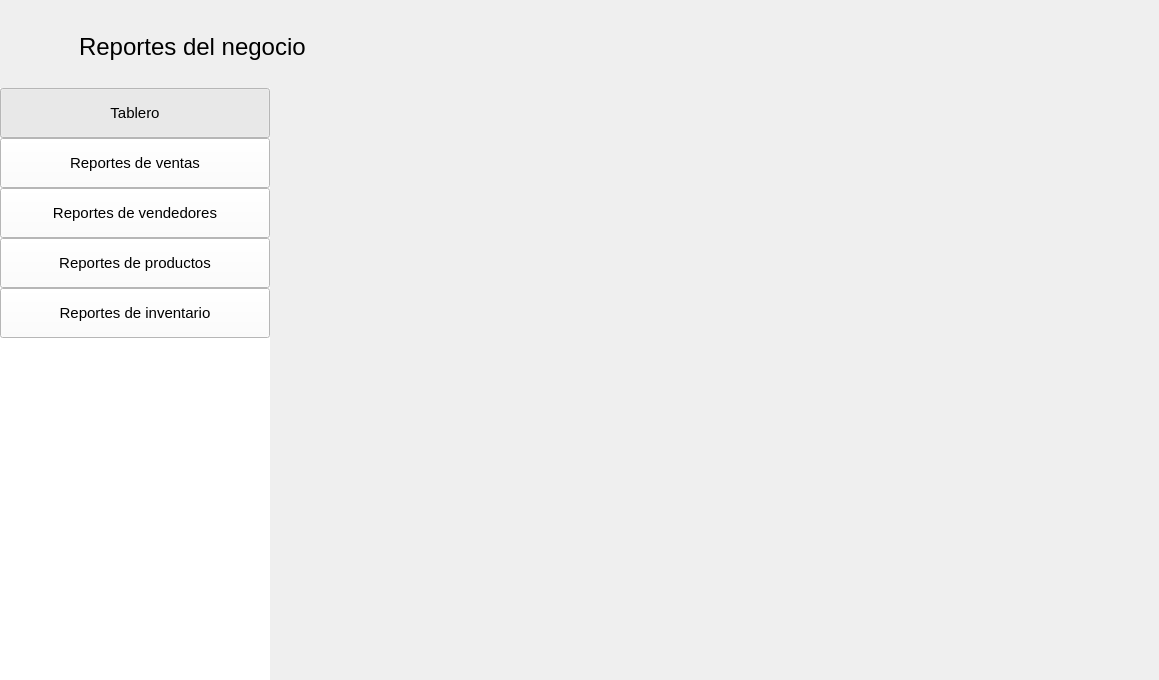
<?xml version="1.0" encoding="UTF-8"?>
<ui version="4.0">
 <class>Reportes</class>
 <widget class="QWidget" name="Reportes">
  <property name="geometry">
   <rect>
    <x>0</x>
    <y>0</y>
    <width>1159</width>
    <height>680</height>
   </rect>
  </property>
  <property name="windowTitle">
   <string>Form</string>
  </property>
  <layout class="QGridLayout" name="gridLayout">
   <property name="leftMargin">
    <number>0</number>
   </property>
   <property name="rightMargin">
    <number>0</number>
   </property>
   <property name="bottomMargin">
    <number>0</number>
   </property>
   <property name="horizontalSpacing">
    <number>0</number>
   </property>
   <item row="0" column="0" colspan="2" alignment="Qt::AlignLeft">
    <widget class="QFrame" name="frame">
     <property name="minimumSize">
      <size>
       <width>0</width>
       <height>71</height>
      </size>
     </property>
     <property name="styleSheet">
      <string notr="true">QFrame { border: none; }</string>
     </property>
     <property name="frameShape">
      <enum>QFrame::StyledPanel</enum>
     </property>
     <property name="frameShadow">
      <enum>QFrame::Raised</enum>
     </property>
     <layout class="QHBoxLayout" name="horizontalLayout">
      <property name="spacing">
       <number>20</number>
      </property>
      <property name="leftMargin">
       <number>27</number>
      </property>
      <property name="rightMargin">
       <number>18</number>
      </property>
      <item>
       <widget class="QPushButton" name="btRegresar">
        <property name="cursor">
         <cursorShape>PointingHandCursor</cursorShape>
        </property>
        <property name="styleSheet">
         <string notr="true">QPushButton {
        background-color: transparent;
        border: none;
        padding: 0px;
    }
    QPushButton:hover {
        background-color: rgba(255, 255, 255, 0);
    }
    QPushButton:pressed {
        background-color: rgba(255, 255, 255, 0);
    }</string>
        </property>
        <property name="text">
         <string notr="true"/>
        </property>
        <property name="icon">
         <iconset resource="../resources.qrc">
          <normaloff>:/img/resources/images/leftarrow.png</normaloff>:/img/resources/images/leftarrow.png</iconset>
        </property>
        <property name="iconSize">
         <size>
          <width>40</width>
          <height>40</height>
         </size>
        </property>
        <property name="flat">
         <bool>true</bool>
        </property>
       </widget>
      </item>
      <item>
       <widget class="QLabel" name="lbTitulo">
        <property name="minimumSize">
         <size>
          <width>211</width>
          <height>41</height>
         </size>
        </property>
        <property name="font">
         <font>
          <pointsize>18</pointsize>
         </font>
        </property>
        <property name="text">
         <string>Reportes del negocio</string>
        </property>
       </widget>
      </item>
     </layout>
    </widget>
   </item>
   <item row="1" column="0">
    <widget class="QFrame" name="frame_4">
     <property name="minimumSize">
      <size>
       <width>270</width>
       <height>591</height>
      </size>
     </property>
     <property name="styleSheet">
      <string notr="true">background-color: rgb(255, 255, 255);</string>
     </property>
     <layout class="QVBoxLayout" name="verticalLayout">
      <property name="spacing">
       <number>0</number>
      </property>
      <property name="leftMargin">
       <number>0</number>
      </property>
      <property name="topMargin">
       <number>0</number>
      </property>
      <property name="rightMargin">
       <number>0</number>
      </property>
      <property name="bottomMargin">
       <number>0</number>
      </property>
      <item alignment="Qt::AlignTop">
       <widget class="QFrame" name="frame_3">
        <property name="styleSheet">
         <string notr="true">QFrame { border: none; }</string>
        </property>
        <layout class="QVBoxLayout" name="verticalLayout_2">
         <property name="spacing">
          <number>0</number>
         </property>
         <property name="leftMargin">
          <number>0</number>
         </property>
         <property name="topMargin">
          <number>0</number>
         </property>
         <property name="rightMargin">
          <number>0</number>
         </property>
         <property name="bottomMargin">
          <number>0</number>
         </property>
         <item>
          <widget class="QPushButton" name="btVentas">
           <property name="sizePolicy">
            <sizepolicy hsizetype="Minimum" vsizetype="Expanding">
             <horstretch>0</horstretch>
             <verstretch>0</verstretch>
            </sizepolicy>
           </property>
           <property name="minimumSize">
            <size>
             <width>250</width>
             <height>50</height>
            </size>
           </property>
           <property name="font">
            <font>
             <pointsize>11</pointsize>
            </font>
           </property>
           <property name="text">
            <string>Tablero</string>
           </property>
           <property name="checkable">
            <bool>true</bool>
           </property>
           <property name="checked">
            <bool>true</bool>
           </property>
           <property name="autoExclusive">
            <bool>true</bool>
           </property>
          </widget>
         </item>
         <item>
          <widget class="QPushButton" name="pushButton_2">
           <property name="sizePolicy">
            <sizepolicy hsizetype="Minimum" vsizetype="Expanding">
             <horstretch>0</horstretch>
             <verstretch>0</verstretch>
            </sizepolicy>
           </property>
           <property name="minimumSize">
            <size>
             <width>0</width>
             <height>50</height>
            </size>
           </property>
           <property name="font">
            <font>
             <pointsize>11</pointsize>
            </font>
           </property>
           <property name="text">
            <string>Reportes de ventas</string>
           </property>
           <property name="checkable">
            <bool>true</bool>
           </property>
           <property name="autoExclusive">
            <bool>true</bool>
           </property>
          </widget>
         </item>
         <item>
          <widget class="QPushButton" name="pushButton_5">
           <property name="sizePolicy">
            <sizepolicy hsizetype="Minimum" vsizetype="Expanding">
             <horstretch>0</horstretch>
             <verstretch>0</verstretch>
            </sizepolicy>
           </property>
           <property name="minimumSize">
            <size>
             <width>0</width>
             <height>50</height>
            </size>
           </property>
           <property name="font">
            <font>
             <pointsize>11</pointsize>
            </font>
           </property>
           <property name="text">
            <string>Reportes de vendedores</string>
           </property>
           <property name="checkable">
            <bool>true</bool>
           </property>
           <property name="autoExclusive">
            <bool>true</bool>
           </property>
          </widget>
         </item>
         <item>
          <widget class="QPushButton" name="pushButton_3">
           <property name="sizePolicy">
            <sizepolicy hsizetype="Minimum" vsizetype="Expanding">
             <horstretch>0</horstretch>
             <verstretch>0</verstretch>
            </sizepolicy>
           </property>
           <property name="minimumSize">
            <size>
             <width>0</width>
             <height>50</height>
            </size>
           </property>
           <property name="font">
            <font>
             <pointsize>11</pointsize>
            </font>
           </property>
           <property name="text">
            <string>Reportes de productos</string>
           </property>
           <property name="checkable">
            <bool>true</bool>
           </property>
           <property name="autoExclusive">
            <bool>true</bool>
           </property>
          </widget>
         </item>
         <item>
          <widget class="QPushButton" name="pushButton_4">
           <property name="sizePolicy">
            <sizepolicy hsizetype="Minimum" vsizetype="Expanding">
             <horstretch>0</horstretch>
             <verstretch>0</verstretch>
            </sizepolicy>
           </property>
           <property name="minimumSize">
            <size>
             <width>0</width>
             <height>50</height>
            </size>
           </property>
           <property name="font">
            <font>
             <pointsize>11</pointsize>
            </font>
           </property>
           <property name="text">
            <string>Reportes de inventario</string>
           </property>
           <property name="checkable">
            <bool>true</bool>
           </property>
           <property name="autoExclusive">
            <bool>true</bool>
           </property>
          </widget>
         </item>
        </layout>
       </widget>
      </item>
     </layout>
    </widget>
   </item>
   <item row="1" column="1">
    <widget class="QStackedWidget" name="stackedWidget">
     <property name="currentIndex">
      <number>0</number>
     </property>
     <widget class="QWidget" name="page"/>
     <widget class="QWidget" name="page_2"/>
    </widget>
   </item>
  </layout>
 </widget>
 <resources>
  <include location="../resources.qrc"/>
 </resources>
 <connections/>
</ui>
